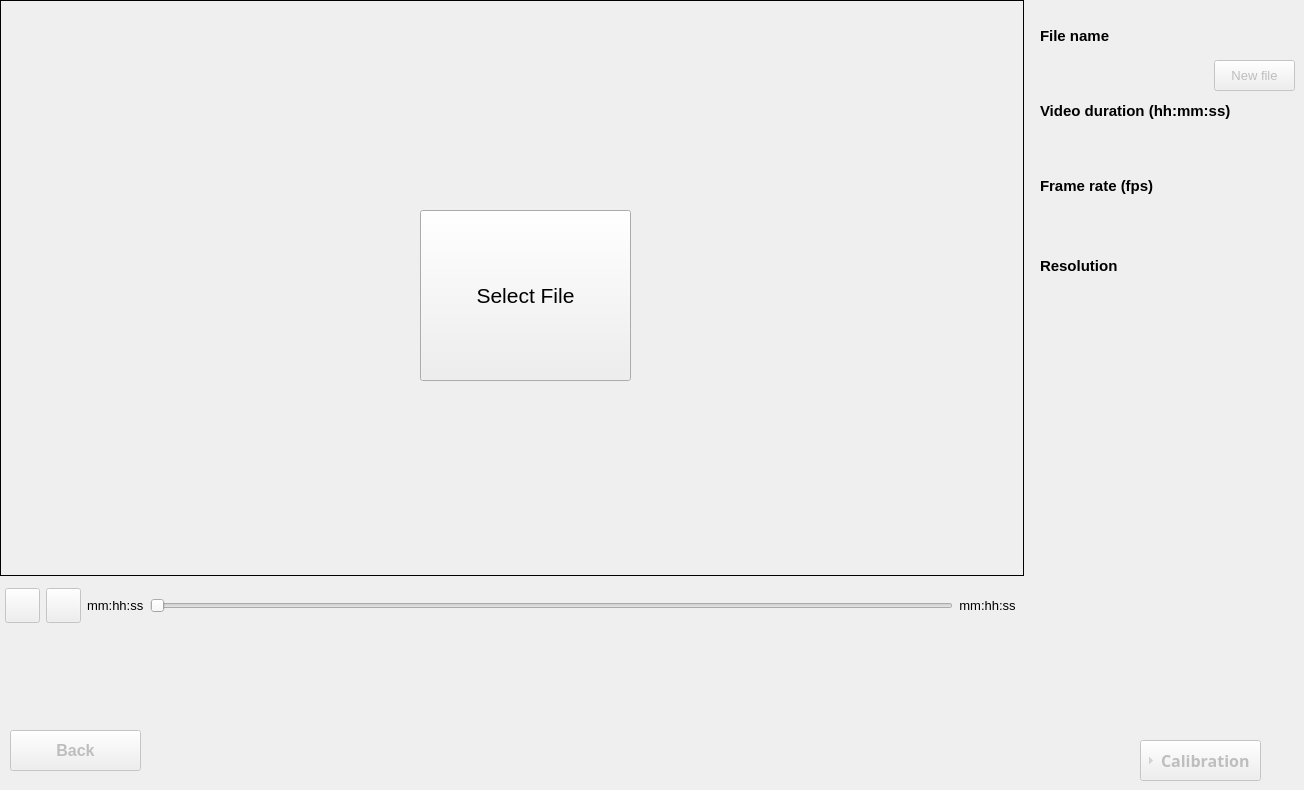
    <widget class="QWidget" name="loadVidTab">
     <attribute name="title">
      <string>Load Video</string>
     </attribute>
     <widget class="QLabel" name="VBoxLabel">
      <property name="geometry">
       <rect>
        <x>0</x>
        <y>0</y>
        <width>1024</width>
        <height>576</height>
       </rect>
      </property>
      <property name="frameShape">
       <enum>QFrame::Box</enum>
      </property>
      <property name="text">
       <string/>
      </property>
      <property name="alignment">
       <set>Qt::AlignCenter</set>
      </property>
     </widget>
     <widget class="QWidget" name="horizontalLayoutWidget">
      <property name="geometry">
       <rect>
        <x>0</x>
        <y>580</y>
        <width>1021</width>
        <height>51</height>
       </rect>
      </property>
      <layout class="QHBoxLayout" name="vidSliderLayout" stretch="0,0,0,0,0">
       <property name="spacing">
        <number>6</number>
       </property>
       <property name="sizeConstraint">
        <enum>QLayout::SetDefaultConstraint</enum>
       </property>
       <property name="leftMargin">
        <number>5</number>
       </property>
       <property name="rightMargin">
        <number>5</number>
       </property>
       <item>
        <widget class="QPushButton" name="playButton">
         <property name="enabled">
          <bool>false</bool>
         </property>
         <property name="sizePolicy">
          <sizepolicy hsizetype="Fixed" vsizetype="Fixed">
           <horstretch>0</horstretch>
           <verstretch>0</verstretch>
          </sizepolicy>
         </property>
         <property name="minimumSize">
          <size>
           <width>0</width>
           <height>0</height>
          </size>
         </property>
         <property name="maximumSize">
          <size>
           <width>35</width>
           <height>35</height>
          </size>
         </property>
         <property name="text">
          <string/>
         </property>
        </widget>
       </item>
       <item>
        <widget class="QPushButton" name="stopButton">
         <property name="enabled">
          <bool>false</bool>
         </property>
         <property name="maximumSize">
          <size>
           <width>35</width>
           <height>35</height>
          </size>
         </property>
         <property name="text">
          <string/>
         </property>
        </widget>
       </item>
       <item>
        <widget class="QLabel" name="vidPosLabel">
         <property name="font">
          <font>
           <pointsize>10</pointsize>
          </font>
         </property>
         <property name="text">
          <string>mm:hh:ss</string>
         </property>
        </widget>
       </item>
       <item>
        <widget class="QSlider" name="vidProgressBar">
         <property name="enabled">
          <bool>false</bool>
         </property>
         <property name="maximumSize">
          <size>
           <width>900</width>
           <height>16777215</height>
          </size>
         </property>
         <property name="orientation">
          <enum>Qt::Horizontal</enum>
         </property>
        </widget>
       </item>
       <item>
        <widget class="QLabel" name="vidLenLabel">
         <property name="font">
          <font>
           <pointsize>10</pointsize>
          </font>
         </property>
         <property name="text">
          <string>mm:hh:ss</string>
         </property>
         <property name="alignment">
          <set>Qt::AlignCenter</set>
         </property>
        </widget>
       </item>
      </layout>
     </widget>
     <widget class="QLabel" name="vidNameLabel">
      <property name="geometry">
       <rect>
        <x>1040</x>
        <y>10</y>
        <width>91</width>
        <height>51</height>
       </rect>
      </property>
      <property name="font">
       <font>
        <pointsize>11</pointsize>
        <weight>75</weight>
        <bold>true</bold>
       </font>
      </property>
      <property name="text">
       <string>File name</string>
      </property>
     </widget>
     <widget class="QLabel" name="vidDurLabel">
      <property name="geometry">
       <rect>
        <x>1040</x>
        <y>90</y>
        <width>231</width>
        <height>41</height>
       </rect>
      </property>
      <property name="font">
       <font>
        <pointsize>11</pointsize>
        <weight>75</weight>
        <bold>true</bold>
       </font>
      </property>
      <property name="text">
       <string>Video duration (hh:mm:ss)</string>
      </property>
     </widget>
     <widget class="QLabel" name="vidFpsLabel">
      <property name="geometry">
       <rect>
        <x>1040</x>
        <y>160</y>
        <width>131</width>
        <height>51</height>
       </rect>
      </property>
      <property name="font">
       <font>
        <pointsize>11</pointsize>
        <weight>75</weight>
        <bold>true</bold>
       </font>
      </property>
      <property name="text">
       <string>Frame rate (fps)</string>
      </property>
     </widget>
     <widget class="QLabel" name="vidResLabel">
      <property name="geometry">
       <rect>
        <x>1040</x>
        <y>240</y>
        <width>91</width>
        <height>51</height>
       </rect>
      </property>
      <property name="font">
       <font>
        <pointsize>11</pointsize>
        <weight>75</weight>
        <bold>true</bold>
       </font>
      </property>
      <property name="text">
       <string>Resolution</string>
      </property>
     </widget>
     <widget class="QPushButton" name="loadNewVidButton">
      <property name="enabled">
       <bool>false</bool>
      </property>
      <property name="geometry">
       <rect>
        <x>1214</x>
        <y>60</y>
        <width>81</width>
        <height>31</height>
       </rect>
      </property>
      <property name="font">
       <font>
        <pointsize>10</pointsize>
       </font>
      </property>
      <property name="toolTip">
       <string>Select another video file</string>
      </property>
      <property name="text">
       <string>New file</string>
      </property>
     </widget>
     <widget class="QLabel" name="vidNameText">
      <property name="geometry">
       <rect>
        <x>1040</x>
        <y>60</y>
        <width>121</width>
        <height>31</height>
       </rect>
      </property>
      <property name="sizePolicy">
       <sizepolicy hsizetype="Preferred" vsizetype="Preferred">
        <horstretch>0</horstretch>
        <verstretch>0</verstretch>
       </sizepolicy>
      </property>
      <property name="text">
       <string/>
      </property>
      <property name="alignment">
       <set>Qt::AlignLeading|Qt::AlignLeft|Qt::AlignVCenter</set>
      </property>
      <property name="wordWrap">
       <bool>true</bool>
      </property>
     </widget>
     <widget class="QLabel" name="vidDurText">
      <property name="geometry">
       <rect>
        <x>1040</x>
        <y>130</y>
        <width>81</width>
        <height>41</height>
       </rect>
      </property>
      <property name="text">
       <string/>
      </property>
      <property name="alignment">
       <set>Qt::AlignLeading|Qt::AlignLeft|Qt::AlignVCenter</set>
      </property>
     </widget>
     <widget class="QLabel" name="vidFpsText">
      <property name="geometry">
       <rect>
        <x>1040</x>
        <y>210</y>
        <width>101</width>
        <height>31</height>
       </rect>
      </property>
      <property name="text">
       <string/>
      </property>
      <property name="alignment">
       <set>Qt::AlignLeading|Qt::AlignLeft|Qt::AlignVCenter</set>
      </property>
     </widget>
     <widget class="QLabel" name="vidResText">
      <property name="geometry">
       <rect>
        <x>1040</x>
        <y>290</y>
        <width>101</width>
        <height>31</height>
       </rect>
      </property>
      <property name="text">
       <string/>
      </property>
      <property name="alignment">
       <set>Qt::AlignLeading|Qt::AlignLeft|Qt::AlignVCenter</set>
      </property>
     </widget>
     <widget class="QPushButton" name="backToMenuButton">
      <property name="enabled">
       <bool>false</bool>
      </property>
      <property name="geometry">
       <rect>
        <x>10</x>
        <y>730</y>
        <width>131</width>
        <height>41</height>
       </rect>
      </property>
      <property name="font">
       <font>
        <family>Segoe UI</family>
        <pointsize>12</pointsize>
        <weight>75</weight>
        <bold>true</bold>
       </font>
      </property>
      <property name="text">
       <string>Back</string>
      </property>
     </widget>
     <widget class="QToolButton" name="caliTabLinkButton">
      <property name="enabled">
       <bool>false</bool>
      </property>
      <property name="geometry">
       <rect>
        <x>1140</x>
        <y>740</y>
        <width>121</width>
        <height>41</height>
       </rect>
      </property>
      <property name="font">
       <font>
        <family>Segoe UI Black</family>
        <pointsize>12</pointsize>
        <weight>75</weight>
        <bold>true</bold>
       </font>
      </property>
      <property name="text">
       <string>Calibration</string>
      </property>
      <property name="toolButtonStyle">
       <enum>Qt::ToolButtonTextBesideIcon</enum>
      </property>
      <property name="arrowType">
       <enum>Qt::RightArrow</enum>
      </property>
     </widget>
     <widget class="QToolButton" name="loadVidButton">
      <property name="geometry">
       <rect>
        <x>420</x>
        <y>210</y>
        <width>211</width>
        <height>171</height>
       </rect>
      </property>
      <property name="font">
       <font>
        <pointsize>16</pointsize>
       </font>
      </property>
      <property name="toolTip">
       <string>Select a video file</string>
      </property>
      <property name="text">
       <string>Select File</string>
      </property>
      <property name="icon">
       <iconset>
        <normaloff>select_file.png</normaloff>select_file.png</iconset>
      </property>
      <property name="iconSize">
       <size>
        <width>100</width>
        <height>100</height>
       </size>
      </property>
      <property name="toolButtonStyle">
       <enum>Qt::ToolButtonTextUnderIcon</enum>
      </property>
     </widget>
    </widget>
